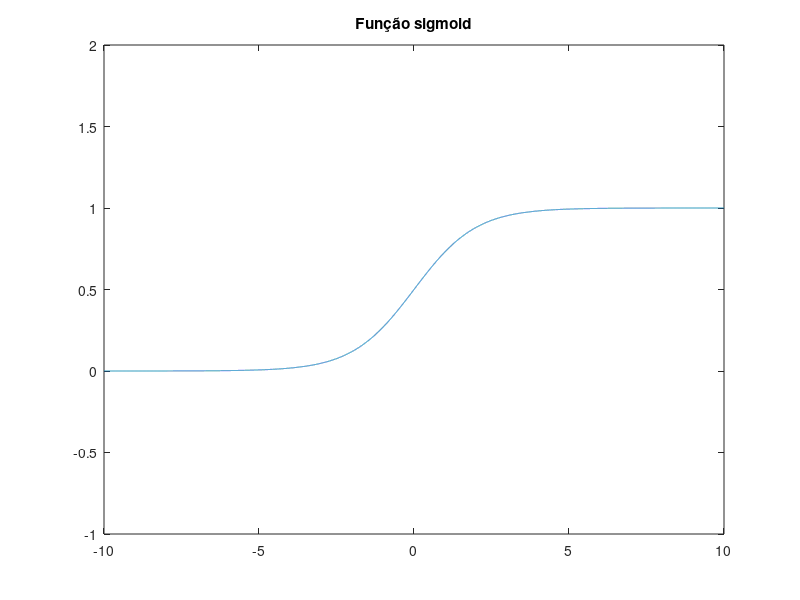

Write MATLAB code to recreate this figure.
x = [-10:0.001:10];
y = 1 ./ (1 + exp(-x));


plot(x, y);

ylim([-1, 2]);

title('Função sigmoid');

set(gcf, 'Position', [100, 100, 800, 600]);

set(gcf, 'PaperSize', [800, 400]);

print('funcao_sigmoid.pdf', '-dpdf', '-r600');